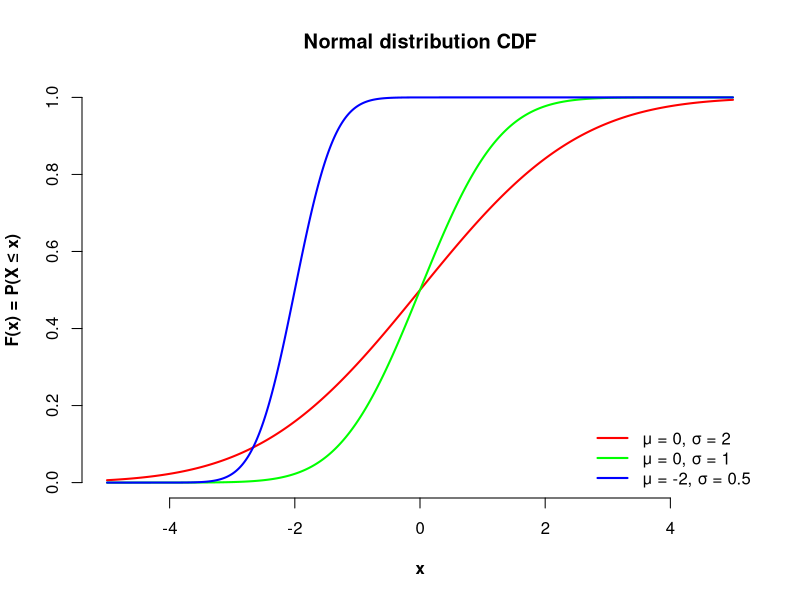

Write the R code that produced this figure.
svg("Normal_CDF.svg")

plot(xlim = c(-5, 5), ylim = c(0, 1), x = "", type = "l",
     main = "Normal distribution CDF", xlab = "x",
     ylab = "F(x) = P(X ≤ x)", bty = 'n', font.lab = 2)

points(seq(-5, 5, 1/1000), pnorm(seq(-5, 5, 1/1000), mean = 0, sd = 2),
       type = 'l', lwd = 2, col = "red")
points(seq(-5, 5, 1/1000), pnorm(seq(-5, 5, 1/1000), mean = 0, sd = 1),
       type = 'l', lwd = 2, col = "green")
points(seq(-5, 5, 1/1000), pnorm(seq(-5, 5, 1/1000), mean = -2, sd = 0.5),
       type = 'l', lwd = 2, col = "blue")

legend('bottomright', legend = c('μ = 0, σ = 2', 'μ = 0, σ = 1', 'μ = -2, σ = 0.5'),
       lwd = c(2, 2, 2), col = c('red', 'green', 'blue'), 
       bty = 'n')

dev.off()
